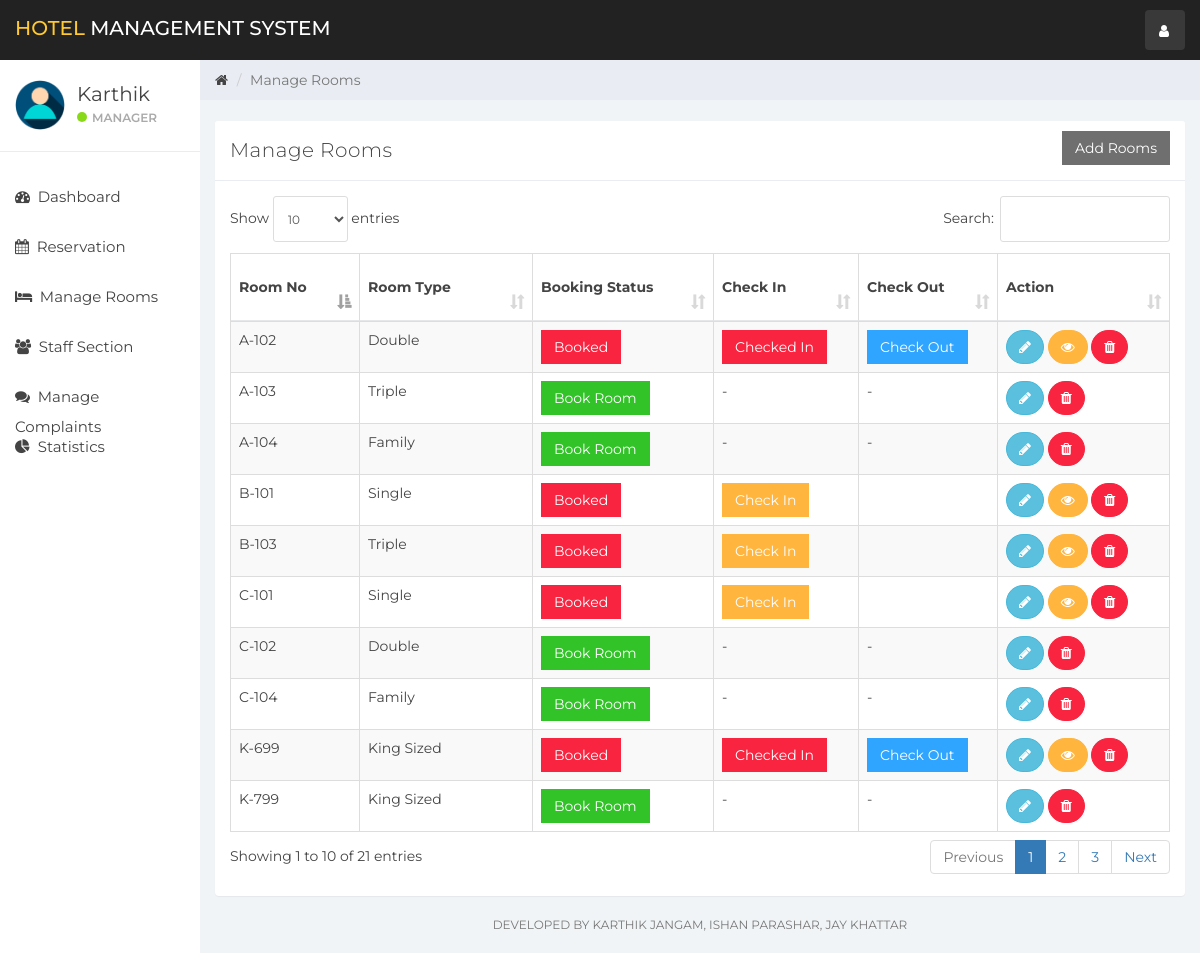
The app's page / (signed in) with its own data.
### tables this page shows
CREATE TABLE `user` (
  `id` int(11) NOT NULL,
  `name` varchar(100) NOT NULL,
  `username` varchar(15) NOT NULL,
  `email` varchar(100) NOT NULL,
  `password` varchar(100) NOT NULL,
  `created_at` timestamp NOT NULL DEFAULT CURRENT_TIMESTAMP
);

CREATE TABLE `room` (
  `room_id` int(10) NOT NULL,
  `room_type_id` int(10) NOT NULL,
  `room_no` varchar(10) NOT NULL,
  `status` tinyint(1) DEFAULT NULL,
  `check_in_status` tinyint(1) NOT NULL,
  `check_out_status` tinyint(1) NOT NULL,
  `deleteStatus` tinyint(1) DEFAULT '0'
);

CREATE TABLE `room_type` (
  `room_type_id` int(10) NOT NULL,
  `room_type` varchar(100) NOT NULL,
  `price` int(10) NOT NULL,
  `max_person` int(10) NOT NULL
);

### room_mang.php (the view, shortened to what this page needs)
<div class="col-sm-9 col-sm-offset-3 col-lg-10 col-lg-offset-2 main">
    <div class="row">
        <ol class="breadcrumb">
            <li><a href="#">
                    <em class="fa fa-home"></em>
                </a></li>
            <li class="active">Manage Rooms</li>
        </ol>
    </div>
    <br>
    <div class="row">
        <div class="col-lg-12">
        </div>
    </div>
    <div class="row">
        <div class="col-lg-12">
            <div class="panel panel-default">
                <div class="panel-heading">Manage Rooms
                    <button class="btn btn-secondary pull-right" style="border-radius:0%" data-toggle="modal" data-target="#addRoom">Add Rooms</button>
                </div>
                <div class="panel-body">
                    <table class="table table-striped table-bordered table-responsive" cellspacing="0" width="100%"
                           id="rooms">
                        <thead>
                        <tr>
                            <th>Room No</th>
                            <th>Room Type</th>
                            <th>Booking Status</th>
                            <th>Check In</th>
                            <th>Check Out</th>
                            <th>Action</th>
                        </tr>
                        </thead>
                        <tbody>
                        <?php
                        $room_query = "SELECT * FROM room NATURAL JOIN room_type WHERE deleteStatus = 0";
                        $rooms_result = mysqli_query($connection, $room_query);
                        if (mysqli_num_rows($rooms_result) > 0) {
                            while ($rooms = mysqli_fetch_assoc($rooms_result)) { ?>
                                <tr>
                                    <td><?php echo $rooms['room_no'] ?></td>
                                    <td><?php echo $rooms['room_type'] ?></td>
                                    <td>
                                        <?php
                                        if ($rooms['status'] == 0) {
                                            echo '<a href="index.php?reservation&room_id=' . $rooms['room_id'] . '&room_type_id=' . $rooms['room_type_id'] . '" class="btn btn-success" style="border-radius:0%">Book Room</a>';
                                        } else {
                                            echo '<a href="#" class="btn btn-danger" style="border-radius:0%">Booked</a>';
                                        }
                                        ?>
                                    <td>
                                        <?php
                                        if ($rooms['status'] == 1 && $rooms['check_in_status'] == 0) {
                                            echo '<button class="btn btn-warning" id="checkInRoom"  data-id="' . $rooms['room_id'] . '" data-toggle="modal" style="border-radius:0%" data-target="#checkIn">Check In</button>';
                                        } elseif ($rooms['status'] == 0) {
                                            echo '-';
                                        } else {
                                            echo '<a href="#" class="btn btn-danger" style="border-radius:0%">Checked In</a>';
                                        }
                                        ?>
                                    </td>
                                    <td>
                                        <?php
                                        if ($rooms['status'] == 1 && $rooms['check_in_status'] == 1) {
                                            echo '<button class="btn btn-primary" style="border-radius:0%" id="checkOutRoom" data-id="' . $rooms['room_id'] . '">Check Out</button>';
                                        } elseif ($rooms['status'] == 0) {
                                            echo '-';
                                        }
                                        ?>
                                    </td>
                                    <td>
                                        <button title="Edit Room Information" style="border-radius:60px;" data-toggle="modal"
                                                data-target="#editRoom" data-id="<?php echo $rooms['room_id']; ?>"
                                                id="roomEdit" class="btn btn-info"><i class="fa fa-pencil"></i></button>
                                        <?php
                                        if ($rooms['status'] == 1) {
                                            echo '<button title="Customer Information" data-toggle="modal" data-target="#cutomerDetailsModal" data-id="' . $rooms['room_id'] . '" id="cutomerDetails" class="btn btn-warning" style="border-radius:60px;"><i class="fa fa-eye"></i></button>';
                                        }
                                        ?>
                                        <a href="ajax.php?delete_room=<?php echo $rooms['room_id']; ?>"
                                           class="btn btn-danger" style="border-radius:60px;" onclick="return confirm('Are you Sure?')"><i
                                                    class="fa fa-trash" alt="delete"></i></a>
                                    </td>
                                </tr>
                            <?php }
                        } else {
                            echo "No Rooms";
                        }
                        ?>
                        </tbody>
                    </table>
                </div>
            </div>
        </div>
    </div>
    <div class="row">
        <div class="col-sm-12">
        <p class="back-link">Developed By Karthik Jangam, Ishan Parashar, Jay Khattar</p>
        </div>
    </div>
</div>

### header.php (shortened to what this page needs)
<!DOCTYPE html>
<html>
<head>
    <link href="css/bootstrap.min.css" rel="stylesheet">
    <link href="css/font-awesome.min.css" rel="stylesheet">
    <link href="css/datepicker3.css" rel="stylesheet">
    <link href="css/dataTables.bootstrap.min.css" rel="stylesheet">
    <link href="css/styles.css" rel="stylesheet">
</head>
<body>
<nav class="navbar navbar-custom navbar-fixed-top" role="navigation">
    <div class="container-fluid">
        <div class="navbar-header">
            <a class="navbar-brand" href="index.php?dashboard"><span>Hotel </span>Management System</a>
            <ul class="nav navbar-top-links navbar-right">
                <li class="dropdown"><a class="dropdown-toggle count-info" data-toggle="dropdown" href="#">
                        <em class="fa fa-user"></em>
                    </a>
                </li>
            </ul>
        </div>
    </div>
</nav>

### sidebar.php (shortened to what this page needs)
<div id="sidebar-collapse" class="col-sm-3 col-lg-2 sidebar">
    <div class="profile-sidebar">
        <div class="profile-userpic">
            <img src="img/user.png" class="img-responsive" alt="">
        </div>
        <div class="profile-usertitle">
            <div class="profile-usertitle-name"><?php echo $user['name'];?></div>
            <div class="profile-usertitle-status"><span class="indicator label-success"></span>Manager</div>
        </div>
    </div>
    <ul class="nav menu">
    <?php
        if (isset($_GET['dashboard'])){ ?>
            <li class="active">
                <a href="index.php?dashboard"><em class="fa fa-dashboard">&nbsp;</em>
                    Dashboard
                </a>
            </li>
        <?php } else{?>
            <li>
                <a href="index.php?dashboard"><em class="fa fa-dashboard">&nbsp;</em>
                    Dashboard
                </a>
            </li>
        <?php }
        if (isset($_GET['reservation'])){ ?>
            <li class="active">
            <a href="index.php?reservation"><em class="fa fa-calendar">&nbsp;</em>
                    Reservation
                </a>
            </li>
        <?php } else{?>
            <li>
            <a href="index.php?reservation"><em class="fa fa-calendar">&nbsp;</em>
                    Reservation
                </a>
            </li>
        <?php }
        if (isset($_GET['room_mang'])){ ?>
            <li class="active">
                <a href="index.php?room_mang"><em class="fa fa-bed">&nbsp;</em>
                    Manage Rooms
                </a>
            </li>
        <?php } else{?>
            <li>
            <a href="index.php?room_mang"><em class="fa fa-bed">&nbsp;</em>
                    Manage Rooms
                </a>
            </li>
        <?php }
        if (isset($_GET['staff_mang'])){ ?>
            <li class="active">
                <a href="index.php?staff_mang"><em class="fa fa-users">&nbsp;</em>
                    Staff Section
                </a>
            </li>
        <?php } else{?>
            <li>
                <a href="index.php?staff_mang"><em class="fa fa-users">&nbsp;</em>
                    Staff Section
                </a>
            </li>
        <?php }
        if (isset($_GET['complain'])){ ?>
            <li class="active">
                <a href="index.php?complain"><em class="fa fa-comments">&nbsp;</em>
                    Manage Complaints
                </a>
            </li>
        <?php } else{?>
            <li>
                <a href="index.php?complain"><em class="fa fa-comments">&nbsp;</em>
                    Manage Complaints
                </a>
            </li>
        <?php }
        ?>
        <?php
        if (isset($_GET['statistics'])){ ?>
            <li class="active">
                <a href="index.php?statistics"><em class="fa fa-pie-chart">&nbsp;</em>
                    Statistics
                </a>
            </li>
        <?php } else{?>
        <li>
            <a href="index.php?statistics"><em class="fa fa-pie-chart">&nbsp;</em>
                Statistics
            </a>
        </li>
<?php }?>
    </ul>
</div>

### index.php (shortened to what this page needs)
<?php
include_once "db.php";
if (isset($_SESSION['user_id'])){
    $user_id = $_SESSION['user_id'];
    $userQuery = "SELECT * FROM user WHERE id = '$user_id'";
    $result = mysqli_query($connection, $userQuery);
    $user = mysqli_fetch_assoc($result);
}else{
    header('Location:login.php');
}
include_once "header.php";
include_once "sidebar.php";
if (isset($_GET['room_mang'])){
    include_once "room_mang.php";
}
elseif (isset($_GET['dashboard'])){
    include_once "dashboard.php";
}
elseif (isset($_GET['reservation'])){
    include_once "reservation.php";
}
elseif (isset($_GET['staff_mang'])){
    include_once "staff_mang.php";
}
elseif (isset($_GET['add_emp'])){
    include_once "add_emp.php";
}
elseif (isset($_GET['complain'])){
    include_once "complain.php";
}
elseif (isset($_GET['statistics'])){
    include_once "statistics.php";
}
elseif (isset($_GET['emp_history'])){
    include_once "emp_history.php";
}
else{
    include_once "room_mang.php";
}
include_once "footer.php";

### footer.php (shortened to what this page needs)
</body>
</html>

### records on screen
user: name "Karthik"
room: room_no "A-102", room_type.room_type "Double", status "Booked"
room: room_no "A-103", room_type.room_type "Triple"
room: room_no "A-104", room_type.room_type "Family"
room: room_no "B-101", room_type.room_type "Single", status "Booked"
room: room_no "B-103", room_type.room_type "Triple", status "Booked"
room: room_no "C-101", room_type.room_type "Single", status "Booked"
room: room_no "C-102", room_type.room_type "Double"
room: room_no "C-104", room_type.room_type "Family"
room: room_no "K-699", room_type.room_type "King Sized", status "Booked"
room: room_no "K-799", room_type.room_type "King Sized"
